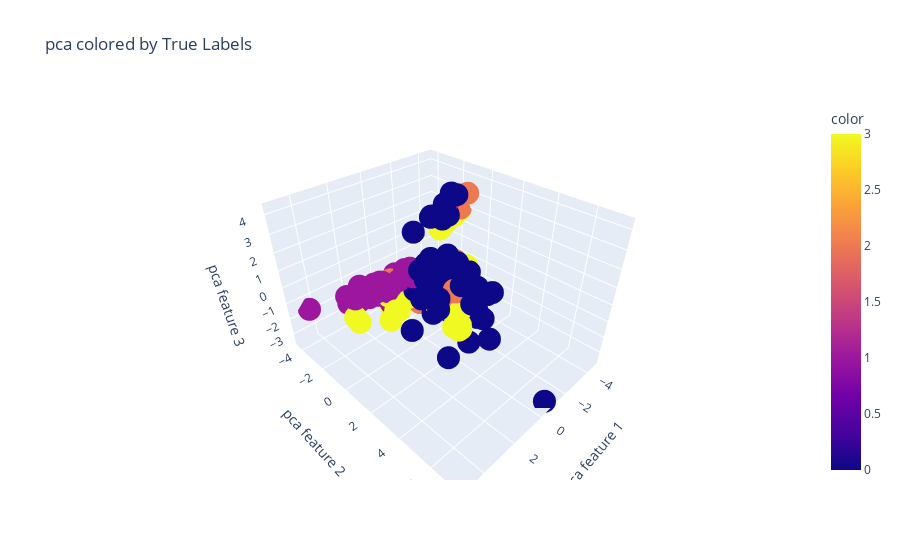
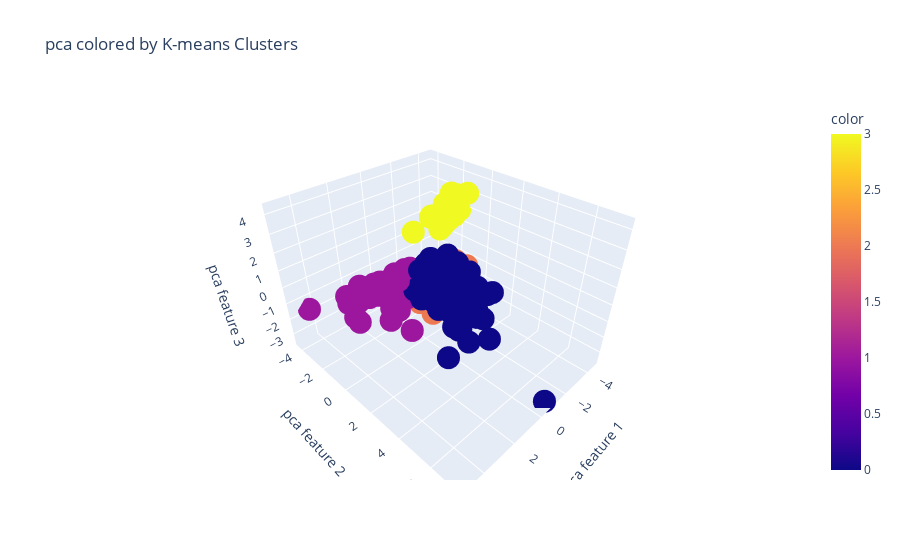

Here is the notebook cell these charts were saved with, in order:
### Code cell
import plotly.express as px

# Assuming 'data_tsne' is a 3D array (with 3 features after t-SNE)
# and 'labels', 'mapped_clusters' are the cluster labels
# Replace these with your actual variables

# Interactive plot for true labels
fig1 = px.scatter_3d(
    x=data_pca3d[:, 0], y=data_pca3d[:, 1], z=data_pca3d[:, 2],
    color=labels,
    title='pca colored by True Labels',
    labels={'x': 'pca feature 1', 'y': 'pca feature 2', 'z': 'pca feature 3'}
)
fig1.show()

# Interactive plot for K-means clusters
fig2 = px.scatter_3d(
    x=data_pca3d[:, 0], y=data_pca3d[:, 1], z=data_pca3d[:, 2],
    color=mapped_clusters,
    title='pca colored by K-means Clusters',
    labels={'x': 'pca feature 1', 'y': 'pca feature 2', 'z': 'pca feature 3'}
)
fig2.show()

### Figure 1 — Plotly figure (JSON) as saved in the notebook; plotly's stock layout.template omitted (floating-point values rounded to 4 significant figures; data arrays with more than 128 entries replaced by an {"elided": "..."} marker saying what was removed)
{"data": [{"hovertemplate": "pca feature 1=%{x}<br>pca feature 2=%{y}<br>pca feature 3=%{z}<br>color=%{marker.color}<extra></extra>", "legendgroup": "", "marker": {"color": {"elided": "497 int values"}, "coloraxis": "coloraxis", "symbol": "circle"}, "mode": "markers", "name": "", "scene": "scene", "showlegend": false, "type": "scatter3d", "x": {"elided": "497 float values"}, "y": {"elided": "497 float values"}, "z": {"elided": "497 float values"}}], "layout": {"coloraxis": {"colorbar": {"title": {"text": "color"}}, "colorscale": [[0, "#0d0887"], [0.1111, "#46039f"], [0.2222, "#7201a8"], [0.3333, "#9c179e"], [0.4444, "#bd3786"], [0.5556, "#d8576b"], [0.6667, "#ed7953"], [0.7778, "#fb9f3a"], [0.8889, "#fdca26"], [1, "#f0f921"]]}, "legend": {"tracegroupgap": 0}, "scene": {"domain": {"x": [0, 1], "y": [0, 1]}, "xaxis": {"title": {"text": "pca feature 1"}}, "yaxis": {"title": {"text": "pca feature 2"}}, "zaxis": {"title": {"text": "pca feature 3"}}}, "title": {"text": "pca colored by True Labels"}}}

### Figure 2 — Plotly figure (JSON) as saved in the notebook; plotly's stock layout.template omitted (floating-point values rounded to 4 significant figures; data arrays with more than 128 entries replaced by an {"elided": "..."} marker saying what was removed)
{"data": [{"hovertemplate": "pca feature 1=%{x}<br>pca feature 2=%{y}<br>pca feature 3=%{z}<br>color=%{marker.color}<extra></extra>", "legendgroup": "", "marker": {"color": {"elided": "497 int values"}, "coloraxis": "coloraxis", "symbol": "circle"}, "mode": "markers", "name": "", "scene": "scene", "showlegend": false, "type": "scatter3d", "x": {"elided": "497 float values"}, "y": {"elided": "497 float values"}, "z": {"elided": "497 float values"}}], "layout": {"coloraxis": {"colorbar": {"title": {"text": "color"}}, "colorscale": [[0, "#0d0887"], [0.1111, "#46039f"], [0.2222, "#7201a8"], [0.3333, "#9c179e"], [0.4444, "#bd3786"], [0.5556, "#d8576b"], [0.6667, "#ed7953"], [0.7778, "#fb9f3a"], [0.8889, "#fdca26"], [1, "#f0f921"]]}, "legend": {"tracegroupgap": 0}, "scene": {"domain": {"x": [0, 1], "y": [0, 1]}, "xaxis": {"title": {"text": "pca feature 1"}}, "yaxis": {"title": {"text": "pca feature 2"}}, "zaxis": {"title": {"text": "pca feature 3"}}}, "title": {"text": "pca colored by K-means Clusters"}}}
